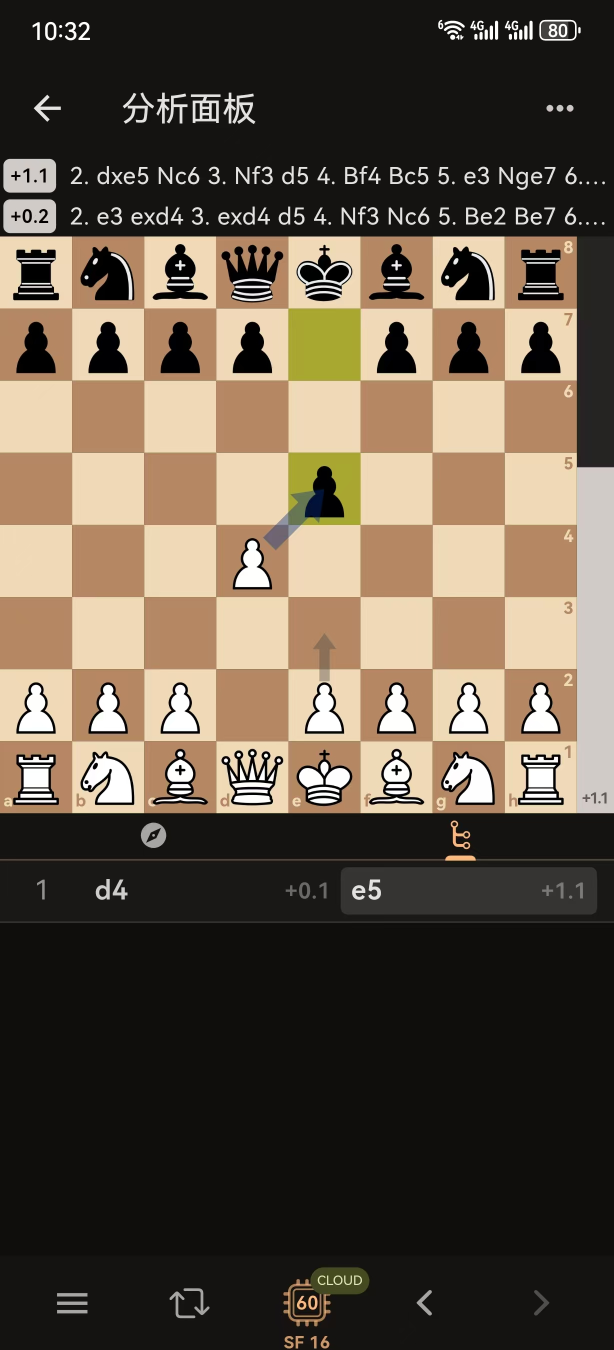
#> input picture test_supplement/a.jpg, 1228 x 2700 px (shown at 1/2 size); its folder holds only this picture in this run
$ python dbg_errs2.py
#> lines starting #> are read from the running program, lines starting #| are printed output that depends on the picture; after the words box and inside, x2 and y2 are one past the last pixel; in counts of white or black regions, pixels touching at a corner belong together
### scan.py
# -*- coding: utf-8 -*-
"""
ChessScan 初版命令行工具
用法:
    python scan.py <棋盘图片路径...>
    python scan.py 图片1.jpg 图片2.jpg
输出: 识别出的 FEN 摆放段 + 每格识别详情(可选 --verbose)

核心: 基于 OpenCV 的纯剪影识别, 离线运行, 无第三方 ML 依赖。
"""
import sys
import os
import cv2
import numpy as np
import argparse

# ---------------- 常量 ----------------
LIGHT = np.array([182, 216, 239], np.float32)   # 浅格 (BGR)
DARK = np.array([97, 137, 180], np.float32)     # 深格 (BGR)
PAL_TOL = 34
CAN = 64
PIECES = "KQRBNP"

# 识别算法档位: (best_iou 阈值, frac 面积阈值)。
# 判空规则: best_iou < IOU_TH 且 frac <= FRAC_TH -> 判空(箭头/干扰);
#   iou 低但 frac 大 -> 被污染的真子, 保留。
# 阈值由 mode_analysis.py 在 10 张图 640 格上标定(空格最高 iou=0.802/frac=0.177,
# 真子最低 iou=0.576 但 frac>=0.265):
#   standard  居中(已验证 448/448 + 191/192);
#   recall    判空更保守, 倾向保留棋子(截图模糊/棋子小容易漏子时用);
#   precision 判空更积极, 倾向判空(箭头/标注多容易误判时用)。
MODE_PARAMS = {
    "standard":  (0.85, 0.22),
    "recall":    (0.81, 0.18),
    "precision": (0.90, 0.26),
}

# 模板 PNG 目录 (cburnett 棋子剪影)
TDIR = os.path.join(os.path.dirname(os.path.abspath(__file__)), "assets", "pieces", "cburnett", "png")


def imread_unicode(path):
    data = np.fromfile(path, dtype=np.uint8)
    return cv2.imdecode(data, cv2.IMREAD_COLOR)
#> returned value is the input picture: shape (2700, 1228, 3); mean B, G, R 68.9, 83.1, 95


# ---------------- 模板剪影 ----------------
def load_templates(tdir_root=None):
    """加载 assets/pieces/<set>/png/ 下全部棋子套件的剪影模板。
    返回 {set_name: {(color, piece): mat}}。识别时遍历所有套件取最佳 IoU,
    从而兼容 lichess/chess.com 上多种棋子样式。"""
    root = tdir_root or os.path.join(os.path.dirname(os.path.abspath(__file__)), "assets", "pieces")
    tpl = {}
    if not os.path.isdir(root):
        print(f"[warn] 模板根目录不存在: {root}")
        return tpl
    for sname in sorted(os.listdir(root)):
        pdir = os.path.join(root, sname, "png")
        if not os.path.isdir(pdir):
            continue
        stpl = {}
        for color in "wb":
            for piece in PIECES:
                f = os.path.join(pdir, f"{color}{piece}_90.png")
                im = cv2.imread(f, cv2.IMREAD_UNCHANGED)
                if im is None:
                    continue
                a = (im[:, :, 3] > 128).astype(np.uint8) * 255
                ys, xs = np.where(a > 0)
                if len(xs):
                    a = a[ys.min():ys.max() + 1, xs.min():xs.max() + 1]
                a = cv2.resize(a, (CAN, CAN), interpolation=cv2.INTER_AREA)
                _, a = cv2.threshold(a, 127, 255, cv2.THRESH_BINARY)
                stpl[(color, piece)] = a
        if len(stpl) == 12:
            tpl[sname] = stpl
    return tpl


# ---------------- 干扰掩膜: 走子高亮 + 引擎标注徽章 (?, !!, ! 等) ----------------
def overlay_mask(cell):
    hsv = cv2.cvtColor(cell, cv2.COLOR_BGR2HSV)
    h = hsv[:, :, 0].astype(np.int32)
    s = hsv[:, :, 1].astype(np.int32)
    v = hsv[:, :, 2].astype(np.int32)
    # 引擎标注徽章(?,!!,! 等): 高饱和+高亮度的彩色小圆, 偏离棋盘色
    badge = (s > 150) & (v > 190)
    # 走子高亮: 黄(h≈30)/绿(h 35-85) 半透明覆盖, 偏色; 红色为被将/红方高亮
    # 注意: 黄色高亮(如 lichess 上一步高亮 h≈30)曾漏掩膜导致整格被判为前景大块→误判成车, 现并入
    highlight = (h >= 15) & (h <= 85) & (s > 40) & (v > 60)
    red = ((h <= 10) | (h >= 170)) & (s > 40) & (v > 60)
    return (badge | highlight | red).astype(np.uint8) * 255


# ---------------- 单格分类 ----------------
# [51 lines left out: function classify, not called in this run]


# ---------------- 棋盘定位 ----------------
def locate_board(img):
    h, w = img.shape[:2]
#> h = 2700; w = 1228
    rgb = img.astype(np.float32)
    bm = ((np.linalg.norm(rgb - LIGHT, axis=2) < PAL_TOL) |
          (np.linalg.norm(rgb - DARK, axis=2) < PAL_TOL)).astype(np.uint8) * 255
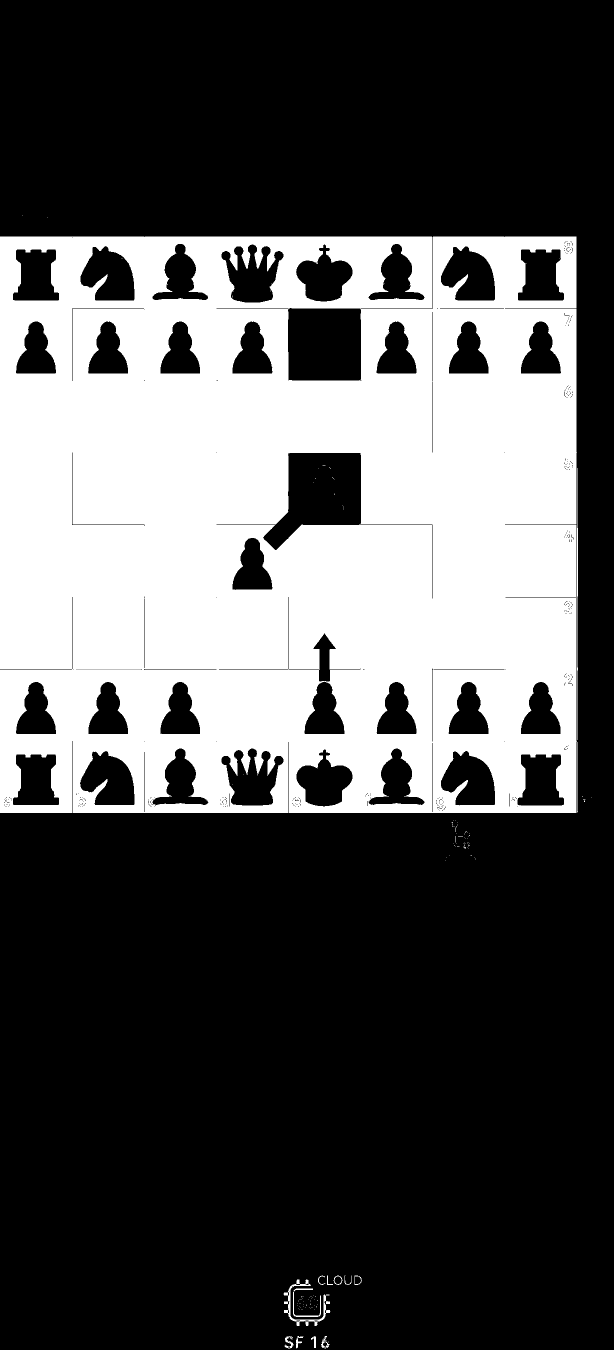
#> bm: shape (2700, 1228) (shown at 1/2 size); 32.8% white; 141 white regions (122 under 20 px), largest, box (x1, y1, x2, y2) and area: (0, 473, 1154, 1626) 1083435, (567, 2559, 661, 2652) 1237, (1154, 936, 1156, 1480) 687
    filled = cv2.morphologyEx(bm, cv2.MORPH_CLOSE, cv2.getStructuringElement(cv2.MORPH_RECT, (35, 35)))
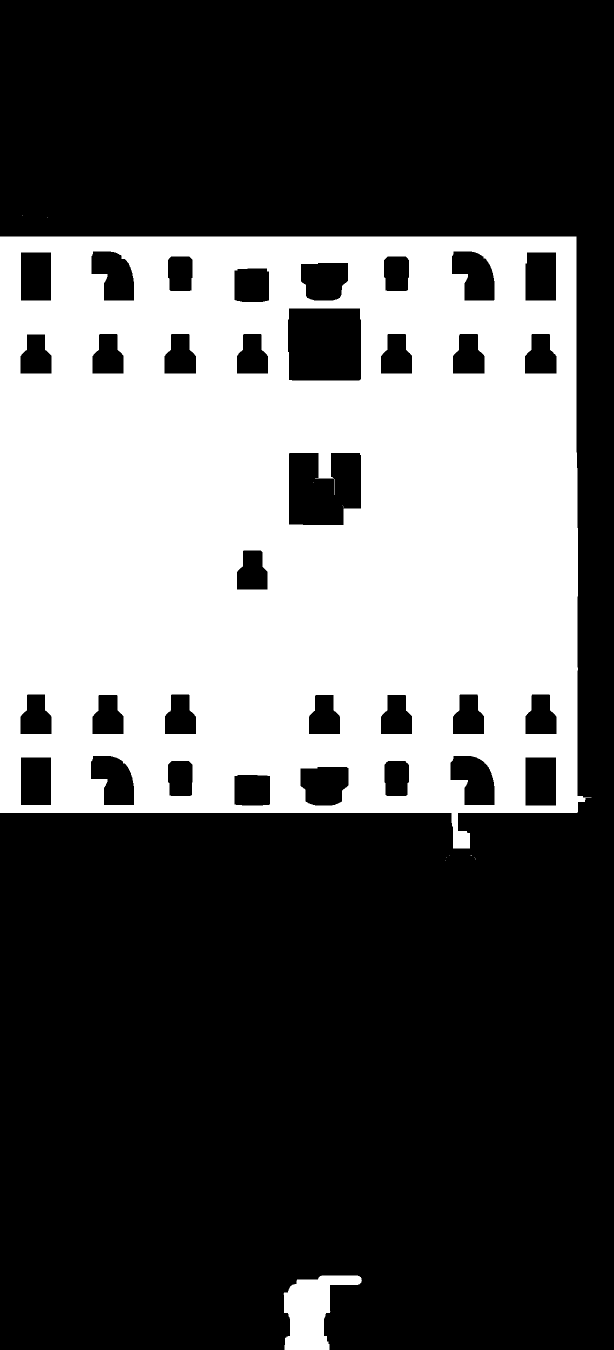
#> filled: shape (2700, 1228) (shown at 1/2 size); 35.1% white; 14 white regions (12 under 20 px), largest, box (x1, y1, x2, y2) and area: (0, 473, 1183, 1697) 1152258, (567, 2551, 724, 2700) 12690
    filled = cv2.morphologyEx(filled, cv2.MORPH_OPEN, cv2.getStructuringElement(cv2.MORPH_RECT, (9, 9)))
#> filled: shape (2700, 1228); 35.1% white; 2 white regions, box (x1, y1, x2, y2) and area: (0, 473, 1170, 1697) 1152145, (568, 2551, 723, 2700) 12686
    row = filled.mean(axis=1) / 255.0
#> row = 2700 values, max 0.941 at index 1056, min 0 at index 0, mean 0.351

    def span(f, thr):
#> called with f = array of shape (2700,), thr = 0.4
        on = f > thr; best = (0, 0); s = None
        for i, v in enumerate(on):
            if v and s is None: s = i
            elif not v and s is not None:
                if i - s > best[1] - best[0]: best = (s, i)
                s = None
#> this loop made 2700 passes
#> s on pass 474: 473
#> best on pass 1627: (473, 1626)
        if s is not None and len(on) - s > best[1] - best[0]: best = (s, len(on))
        return best

    y0, y1 = span(row, 0.4)
#> y0 = 473; y1 = 1626
    if y1 - y0 < 0.2 * h:
        return None
    band = filled[y0:y1]
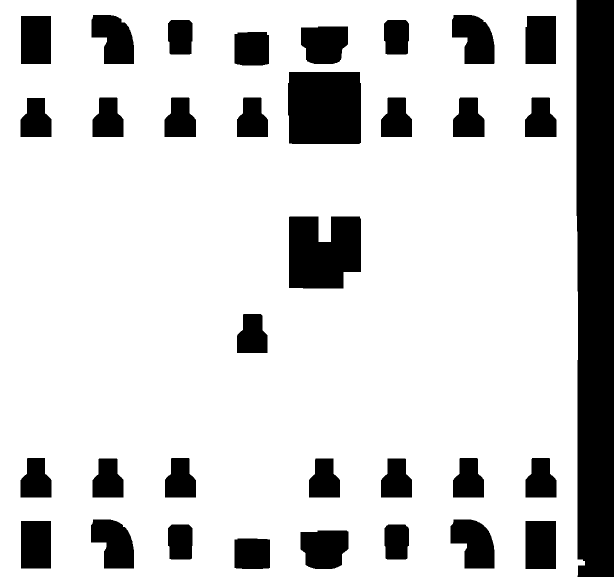
#> band: shape (1153, 1228) (shown at 1/2 size); 81.3% white; 34 black regions, largest, box (x1, y1, x2, y2) and area: (1153, 0, 1228, 1153) 84739, (576, 144, 722, 288) 20811, (578, 433, 722, 577) 18269
    col = band.mean(axis=0) / 255.0
#> col = 1228 values, max 1 at index 0, min 0 at index 1170, mean 0.813
    x0, x1 = span(col, 0.35)
#> the loop in span (call 2), `for i, v in enumerate(on):` made 1228 passes
#> s on pass 1: 0
#> best on pass 1156: (0, 1155)
#> x0 = 0; x1 = 1155
    if x1 - x0 < 0.2 * w:
        return None
    # 棋盘为正方形: 边长取行带高度(竖屏截图行投影最可靠),
    # 水平方向以列中点为中心取同样边长。
    side = int(y1 - y0)
#> side = 1153
    cx = (x0 + x1) // 2
#> cx = 577
    bx0 = max(0, cx - side // 2); by0 = y0
#> after `bx0 = max(0, cx - side // 2)`: bx0 = 1
#> after `by0 = y0`: by0 = 473
    bx1 = min(w, bx0 + side); by1 = min(h, by0 + side)
#> after `bx1 = min(w, bx0 + side)`: bx1 = 1154
#> after `by1 = min(h, by0 + side)`: by1 = 1626
    # 若水平被裁剪, 回落为以左边缘对齐 (lichess 截图棋盘常紧贴左缘)
    if bx1 - bx0 < side:
        bx0 = max(0, x0)
        bx1 = min(w, bx0 + side)
        by1 = min(h, by0 + side)
    return (bx0, by0, bx1, by1)


# ---------------- FEN 拼装 + 自动旋转 ----------------
# [114 lines left out: functions grid_to_fen, best_orientation, recognize, draw_result, main, not called in this run]


# [2 lines that do not run on import are left out]

### dbg_errs2.py
# -*- coding: utf-8 -*-
import sys
sys.path.insert(0, r"C:\Users\Administrator\Desktop\AI work\chess-fen-scanner")
import cv2, numpy as np
import scan

CAN = scan.CAN
PIECES = "KQRBNP"
BASE = r"C:\Users\Administrator\Desktop\AI work\chess-fen-scanner\test_supplement"
SUPP = {
    "a": "rnbqkbnr/pppp1ppp/8/4p3/3P4/8/PPP1PPPP/RNBQKBNR",
    "b": "r1bqkbnr/pppp1ppp/2n5/4P3/8/8/PPP1PPPP/RNBQKBNR",
    "c": "r1bqk1nr/ppp2ppp/2n5/2bpP3/5B2/5N2/PPP1PPPP/RN1QKB1R",
}

def fg_full(cell):
    omask = scan.overlay_mask(cell)
    dL = np.linalg.norm(cell.astype(np.float32) - scan.LIGHT, axis=2)
    dD = np.linalg.norm(cell.astype(np.float32) - scan.DARK, axis=2)
    fg = ((dL > scan.PAL_TOL) & (dD > scan.PAL_TOL)).astype(np.uint8) * 255
    fg[omask > 0] = 0
    fg = cv2.morphologyEx(fg, cv2.MORPH_OPEN, np.ones((3, 3), np.uint8))
    fg = cv2.morphologyEx(fg, cv2.MORPH_CLOSE, np.ones((5, 5), np.uint8))
    num, lbl, stats, _ = cv2.connectedComponentsWithStats(fg, 8)
    if num > 1:
        idx = 1 + int(np.argmax(stats[1:, cv2.CC_STAT_AREA]))
        fg = np.where(lbl == idx, 255, 0).astype(np.uint8)
    return fg

def to_can(m):
    ys, xs = np.where(m > 0)
    if len(xs) == 0:
        return None
    m = m[ys.min():ys.max() + 1, xs.min():xs.max() + 1]
    m = cv2.resize(m, (CAN, CAN), interpolation=cv2.INTER_AREA)
    _, m = cv2.threshold(m, 127, 255, cv2.THRESH_BINARY)
    return m

def scores_vs(cell, tpl, color):
    fg = fg_full(cell)
    cm = to_can(fg)
    if cm is None:
        return None
    out = {}
    for tset in tpl.values():
        for pc in PIECES:
            tm = tset[(color, pc)]
            inter = np.count_nonzero((cm > 0) & (tm > 0))
            union = np.count_nonzero((cm > 0) | (tm > 0))
            tarea = np.count_nonzero(tm > 0)
            out[pc] = (inter / union if union else 0, inter / tarea if tarea else 0)
    return out

def expand(f):
    g = []
    for rank in f.split("/"):
        row = []
        for ch in rank:
            if ch.isdigit():
                row += ["."] * int(ch)
            else:
                row.append(ch)
        g.append(row)
    return g

tpl = scan.load_templates()
for name, truth in SUPP.items():
    img = scan.imread_unicode(rf"{BASE}\{name}.jpg")
    bbox = scan.locate_board(img)
#> bbox = (1, 473, 1154, 1626)
    x0, y0, x1, y1 = [int(v) for v in bbox]
#> x0 = 1; y0 = 473; x1 = 1154; y1 = 1626
    board = img[y0:y1, x0:x1]
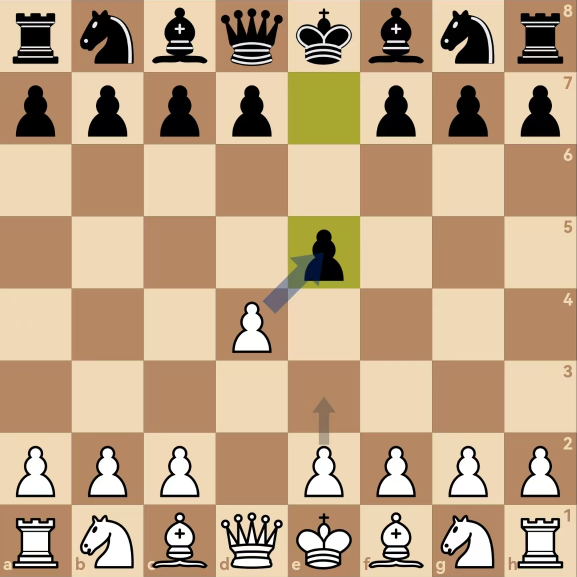
#> board: shape (1153, 1153, 3) (shown at 1/2 size); mean B, G, R 132.2, 164, 191.8
    CELL = board.shape[0] // 8
#> CELL = 144
    t = expand(truth)
    print(f"===== {name}.jpg =====")
    for r in range(8):
        for c in range(8):
            ch = t[r][c]
            cell = board[r * CELL:(r + 1) * CELL, c * CELL:(c + 1) * CELL]
            fg = fg_full(cell)
            frac = np.count_nonzero(fg) / fg.size
            color = "w" if ch.isupper() else "b"
            sc = scores_vs(cell, tpl, color)
            if sc is None or ch == ".":
                # 空格: 看 fg 是否有东西(箭头)
                if frac > 0.02:
                    # 计算该格与两色模板的最佳 iou/rec
                    best = (0, 0, None)
                    for col2 in "wb":
                        sc2 = scores_vs(cell, tpl, col2) or {}
                        for pc, (iou, rec) in sc2.items():
                            if iou > best[0]:
                                best = (iou, rec, col2 + pc)
                    print(f"r{r}c{c} 空格但fg={frac:.2f}: 最佳 {best[2]} iou={best[0]:.2f} rec={best[1]:.2f}")
                continue
            iou_t, rec_t = sc.get(ch.upper(), (0, 0))
            # 该格最佳
#> (the run stopped early here; a loop or call above may not have finished)
